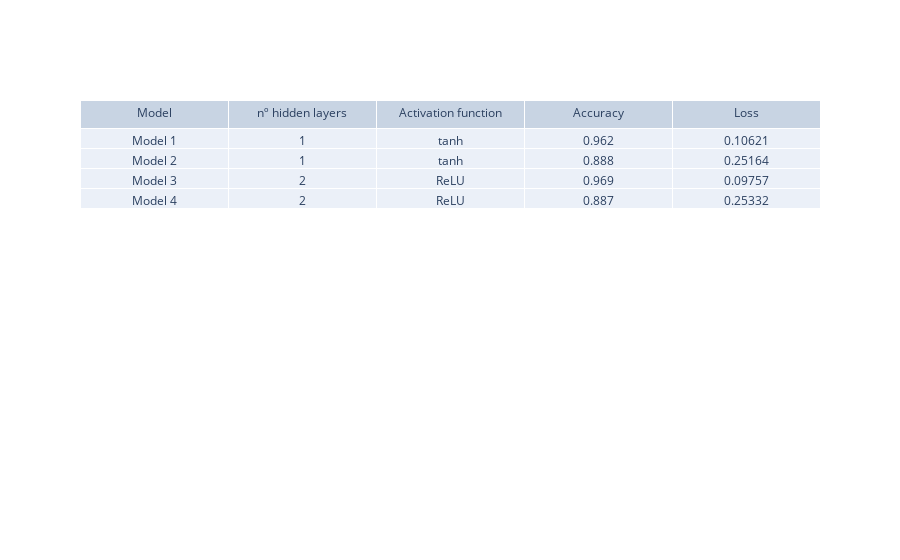

This figure's notebook cell:
### Markdown cell above
### Summary Table

In this section are summary the metrics and architecture of the three different **NN**:

### Code cell
# Calc the accuracy for each architecture
acc_1tanh = accuracy_score(y, pred)            # model 1
acc_ReLU = accuracy_score(y, pred_ReLU)        # model 2
acc_2tanh = accuracy_score(y, pred_tanh_2hd)   # model 3
acc_2ReLU = accuracy_score(y, pred_ReLU_2hd)   # model 4


fig = go.Figure(data=[go.Table(header=dict(values=['Model', 'nº hidden layers', 'Activation function','Accuracy', 'Loss']),
                 cells=dict(values=[["Model 1", "Model 2", "Model 3", "Model 4"], 
                                    [1, 1 , 2, 2], 
                                    ['tanh', 'tanh', 'ReLU', 'ReLU'],
                                    [acc_1tanh, acc_ReLU, acc_2tanh, acc_2ReLU],
                                   [0.10621, round(loss_ReLU, 5), round(loss_tanh_2hd, 5), round(loss_nn_ReLU_2hd, 5)]]))
                     ])

fig.show()

### Figure 1 — Plotly figure (JSON) as saved in the notebook; plotly's stock layout.template omitted (floating-point values rounded to 4 significant figures)
{"data": [{"cells": {"values": [["Model 1", "Model 2", "Model 3", "Model 4"], [1, 1, 2, 2], ["tanh", "tanh", "ReLU", "ReLU"], [0.962, 0.888, 0.969, 0.887], [0.1062, 0.2516, 0.09757, 0.2533]]}, "header": {"values": ["Model", "nº hidden layers", "Activation function", "Accuracy", "Loss"]}, "type": "table"}], "layout": {}}
